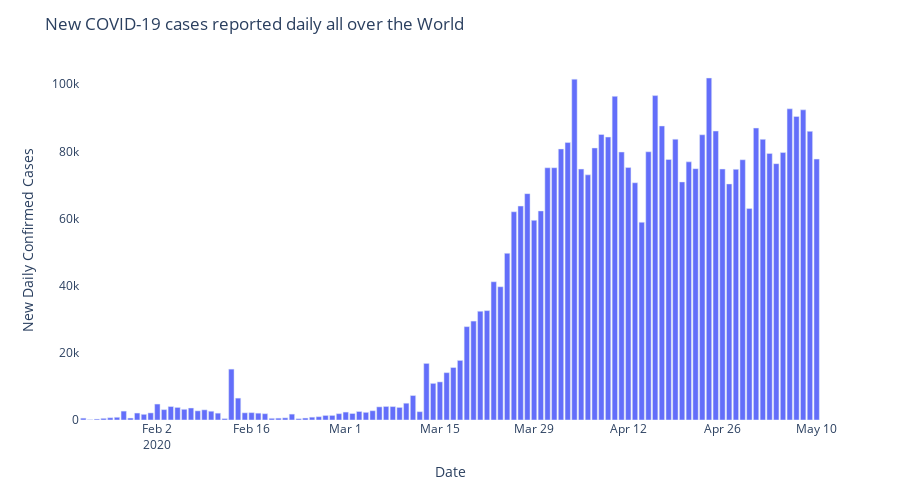

Write notebook code for a chart like this one.
### Code cell
import plotly.express as px
fig = px.bar(perday2, x="Date", y="New Daily Confirmed Cases", barmode='group',height=500)
fig.update_layout(title_text='New COVID-19 cases reported daily all over the World',plot_bgcolor='rgb(275, 270, 273)')
fig.show()
